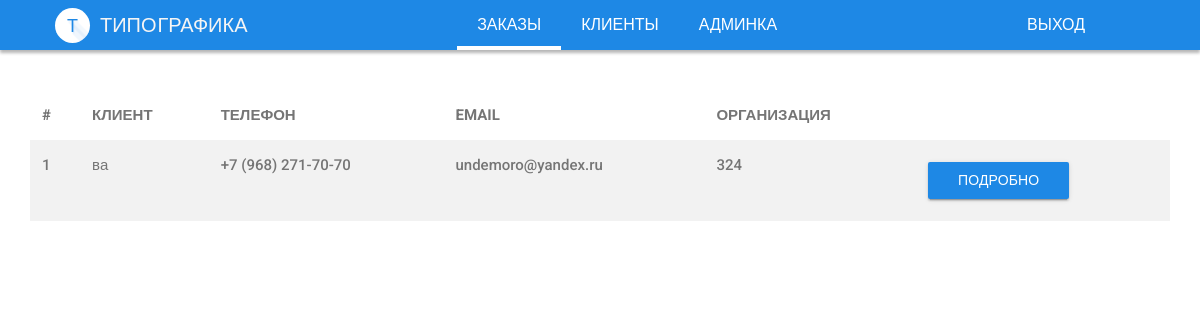
Page /crm/clients/ (signed in) on the committed database.
### client/models.py (models this page shows, shortened)
class Client(models.Model):
    name = models.CharField('Ф.И.О.', max_length=50, blank=False, null=True, default='')
    firm = models.CharField('Организация', max_length=50, blank=True, null=True, default='')
    email = models.EmailField('email address', unique=True)
    phone = models.CharField('Телефон', max_length=50, blank=False, null=True, default='')
    firm_address = models.TextField('Адрес организации',default='', blank=True, null=True)
    personal_address = models.TextField('Личный адрес', default='', blank=True, null=True)
    comment = models.TextField('Комментарий к клиенту', default='', blank=True, null=True)
    manager = models.ForeignKey(Manager, blank=True, null=True, on_delete=models.CASCADE, verbose_name='Ведущий менеджер')
    class Meta:
        verbose_name = "Клиент"
        verbose_name_plural = "Клиенты"

### crm/views.py (the view)
# urls.py: path('clients/', views.clients, name='clients'),
@login_required
def clients(request):
    clients = Client.objects.all()
    return render(request, 'crm/clients.html', locals())

### templates/crm/clients.html
{% extends 'basic.html' %}
{% load static %}
{% block content %}
    <div class="container">
    <div class="row">
      <table class="table table-no-border table-striped">
            <thead>
            <tr>
                <th>#</th>
                <th>КЛИЕНТ</th>
                <th>ТЕЛЕФОН</th>
                 <th>EMAIL</th>
                <th>ОРГАНИЗАЦИЯ</th>
                <th></th>
            </tr>
            </thead>
            <tbody>
            {% for client in clients %}
            <tr>
                <td>{{ client.id }}</td>
                <td>{{ client.name }}</td>
                <td>{{ client.phone }}</td>
                <td>{{ client.email }}</td>
             <td>{{ client.firm }}</td>
            <td><a class="btn btn-raised btn-primary" href="{% url 'client' client.id %}">ПОДРОБНО</a></td>
            </tr>
            {% endfor %}
            </tbody>
        </table>
    </div>
    </div>
{% endblock %}

### rows in the picture
Client: id "1", name "ва", phone "+7 (968) 271-70-70", email "undemoro@yandex.ru", firm "324"
